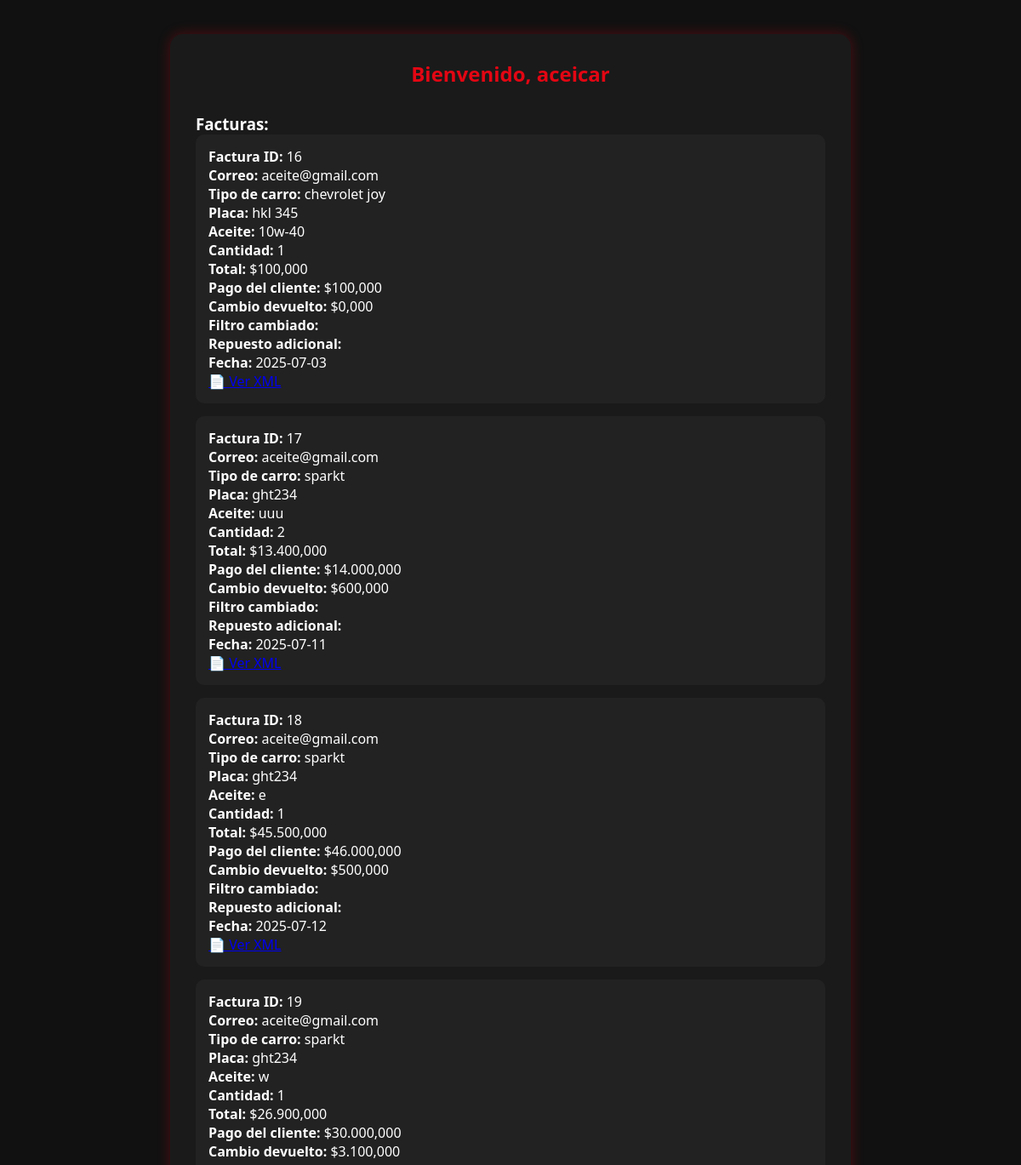
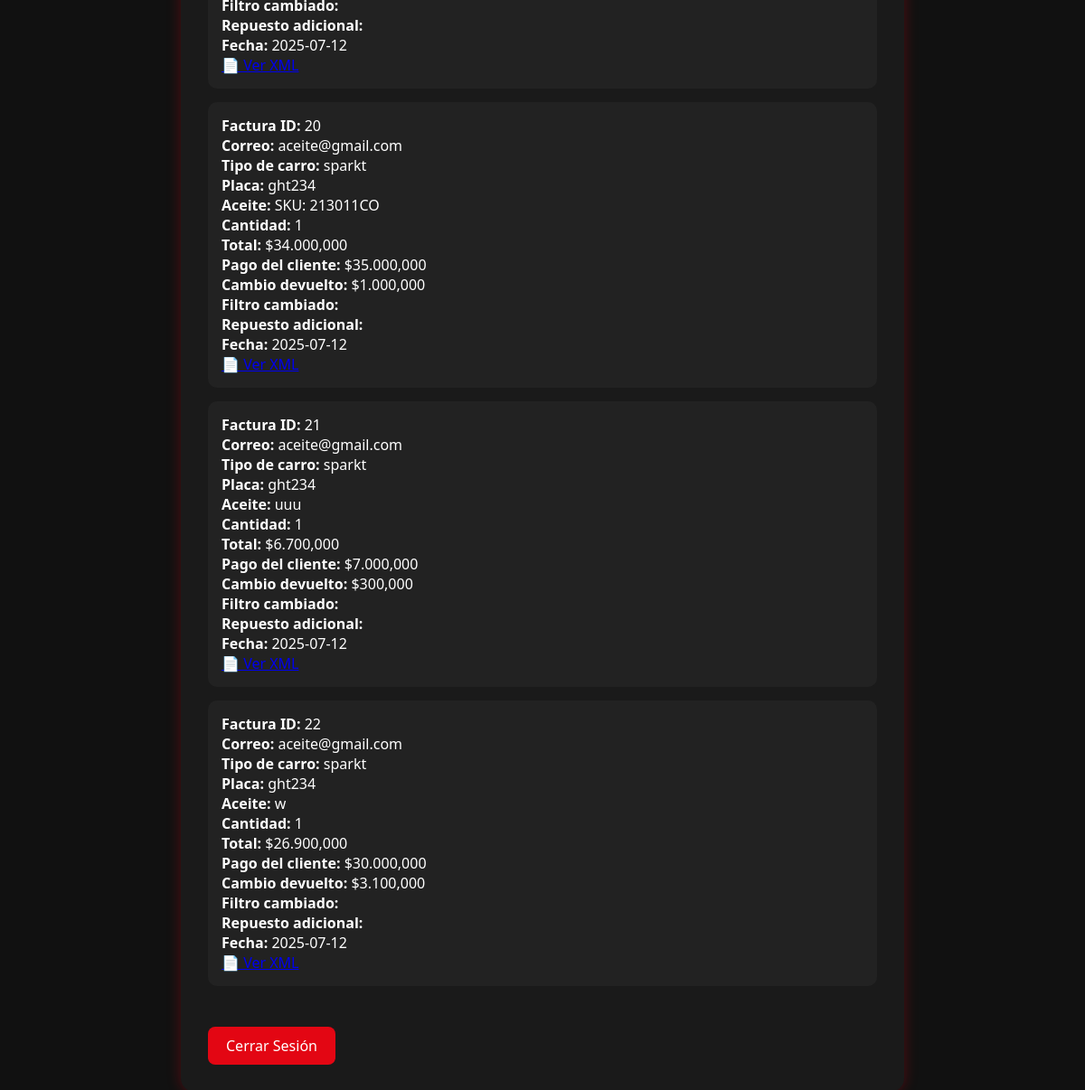
Screenshot of /facturacion/cliente.php (signed in) with the database file from the repository (2 pictures, top to bottom).
### tables this page shows
CREATE TABLE `facturas` (
  `id` int(12) NOT NULL,
  `correo` varchar(100) DEFAULT NULL,
  `tipo_carro` varchar(50) NOT NULL,
  `placa` varchar(10) NOT NULL,
  `aceite` varchar(20) NOT NULL,
  `cantidad` int(11) NOT NULL,
  `fecha` date DEFAULT NULL,
  `total` decimal(10,2) DEFAULT NULL,
  `pago_cliente` decimal(10,2) DEFAULT NULL,
  `cambio` decimal(10,2) DEFAULT NULL,
  `metodo_pago` varchar(50) NOT NULL
);

### facturacion/cliente.php (the view, shortened to what this page needs)
<?php
$usuario = $_SESSION['usuario'];
$correo = $_SESSION['correo'] ?? '';
?>
<!DOCTYPE html>
<html lang="es">
<head>
  <link rel="stylesheet" href="estilos.css">
</head>
<body>
  <div class="panel">
    <h2>Bienvenido, <?php echo htmlspecialchars($usuario); ?></h2>
    <div class="facturas">
      <h3>Facturas:</h3>
      <?php
      include "php/conexion.php";
      $sql = "SELECT * FROM facturas WHERE correo = ?";
      $stmt = $conexion->prepare($sql);
      $stmt->bind_param("s", $correo);
      $stmt->execute();
      $result = $stmt->get_result();
      if ($result->num_rows > 0) {
        while ($factura = $result->fetch_assoc()) {
          echo "<div class='factura-item'>";
          echo "<strong>Factura ID:</strong> {$factura['id']}<br>";
          echo "<strong>Correo:</strong> {$factura['correo']}<br>";
          echo "<strong>Tipo de carro:</strong> {$factura['tipo_carro']}<br>";
          echo "<strong>Placa:</strong> {$factura['placa']}<br>";
          echo "<strong>Aceite:</strong> {$factura['aceite']}<br>";
          echo "<strong>Cantidad:</strong> {$factura['cantidad']}<br>";
          echo "<strong>Total:</strong> $" . number_format($factura['total'], 3, ',', '.') . "<br>";
          echo "<strong>Pago del cliente:</strong> $" . number_format($factura['pago_cliente'], 3, ',', '.') . "<br>";
          echo "<strong>Cambio devuelto:</strong> $" . number_format($factura['cambio'], 3, ',', '.') . "<br>";
          echo "<strong>Filtro cambiado:</strong> {$factura['filtro']}<br>";
          echo "<strong>Repuesto adicional:</strong> {$factura['repuesto']}<br>";
          echo "<strong>Fecha:</strong> {$factura['fecha']}<br>";
          echo "<a href='php/generar_xml.php?id={$factura['id']}' target='_blank'>📄 Ver XML</a>";
          echo "</div>";
        }
      } else {
        echo "<p>No tienes facturas registradas aún.</p>";
      }
      ?>
    </div>
    <a class="btn-cerrar" href="index.php">Cerrar Sesión</a>
  </div>
</body>
</html>

### facturacion/estilos.css (style rules this page uses)
* { margin: 0; padding: 0; box-sizing: border-box; }
body { font-family: 'Segoe UI', sans-serif; background-color: #111; color: #fff; }

### facturacion/cliente.php (style rules this page uses)
body { background-color: #111; color: white; font-family: 'Segoe UI', sans-serif; padding: 40px; }
.panel { max-width: 800px; margin: auto; background: #1a1a1a; padding: 30px; border-radius: 15px; box-shadow: 0 0 15px rgba(227, 6, 19, 0.3); }
h2 { color: #e30613; text-align: center; }
.facturas { margin-top: 30px; }
.factura-item { background: #222; padding: 15px; margin-bottom: 15px; border-radius: 10px; }
.btn-cerrar { display: inline-block; margin-top: 30px; background: #e30613; color: white; padding: 10px 20px; border-radius: 8px; text-decoration: none; }

### rows the page displays
facturas: id "16", correo "aceite@gmail.com", tipo_carro "chevrolet joy", placa "hkl 345", aceite "10w-40", cantidad "1", total "100,000", pago_cliente "100,000", cambio "0,000", fecha "2025-07-03"
facturas: id "17", correo "aceite@gmail.com", tipo_carro "sparkt", placa "ght234", aceite "uuu", cantidad "2", total "13.400,000", pago_cliente "14.000,000", cambio "600,000", fecha "2025-07-11"
facturas: id "18", correo "aceite@gmail.com", tipo_carro "sparkt", placa "ght234", aceite "e", cantidad "1", total "45.500,000", pago_cliente "46.000,000", cambio "500,000", fecha "2025-07-12"
facturas: id "19", correo "aceite@gmail.com", tipo_carro "sparkt", placa "ght234", aceite "w", cantidad "1", total "26.900,000", pago_cliente "30.000,000", cambio "3.100,000", fecha "2025-07-12"
facturas: id "20", correo "aceite@gmail.com", tipo_carro "sparkt", placa "ght234", aceite "SKU: 213011CO", cantidad "1", total "34.000,000", pago_cliente "35.000,000", cambio "1.000,000", fecha "2025-07-12"
facturas: id "21", correo "aceite@gmail.com", tipo_carro "sparkt", placa "ght234", aceite "uuu", cantidad "1", total "6.700,000", pago_cliente "7.000,000", cambio "300,000", fecha "2025-07-12"
facturas: id "22", correo "aceite@gmail.com", tipo_carro "sparkt", placa "ght234", aceite "w", cantidad "1", total "26.900,000", pago_cliente "30.000,000", cambio "3.100,000", fecha "2025-07-12"

### other values shown
$usuario "aceicar"
